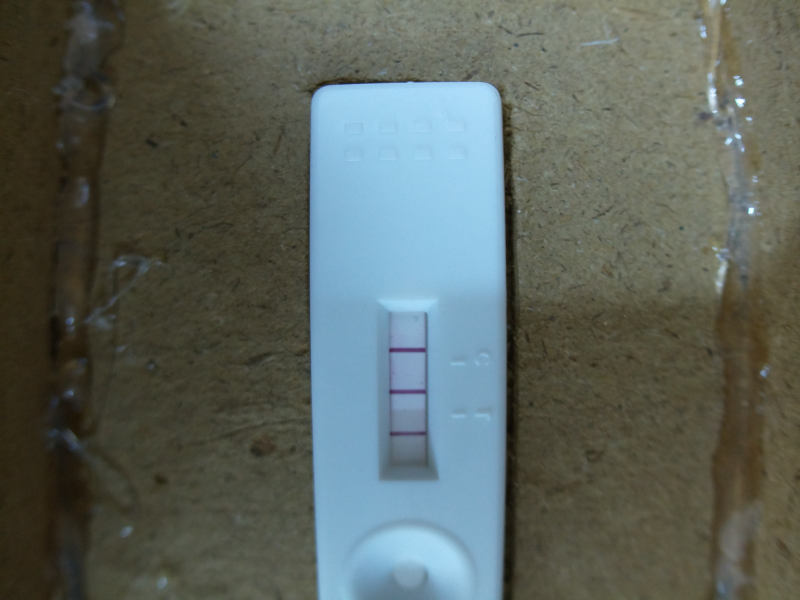
#> input picture image.png, 1600 x 1199 px (shown at 1/2 size)
$ python -i detect_strip.py   (imports and definitions only)
#> lines starting #> are read from the running program, lines starting #| are printed output that depends on the picture; after the words box and inside, x2 and y2 are one past the last pixel; in counts of white or black regions, pixels touching at a corner belong together
#> further down, picture is the input picture: shape (1199, 1600, 3); mean B, G, R 93, 99.3, 91
import cv2
import numpy as np


# -------------------------
# ORDER RECTANGLE POINTS
# -------------------------
# [15 lines left out: function order_points, not called in this run]


# -------------------------
# CROP STRIP
# -------------------------
def crop_strip(img):

    gray = cv2.cvtColor(img, cv2.COLOR_BGR2GRAY)
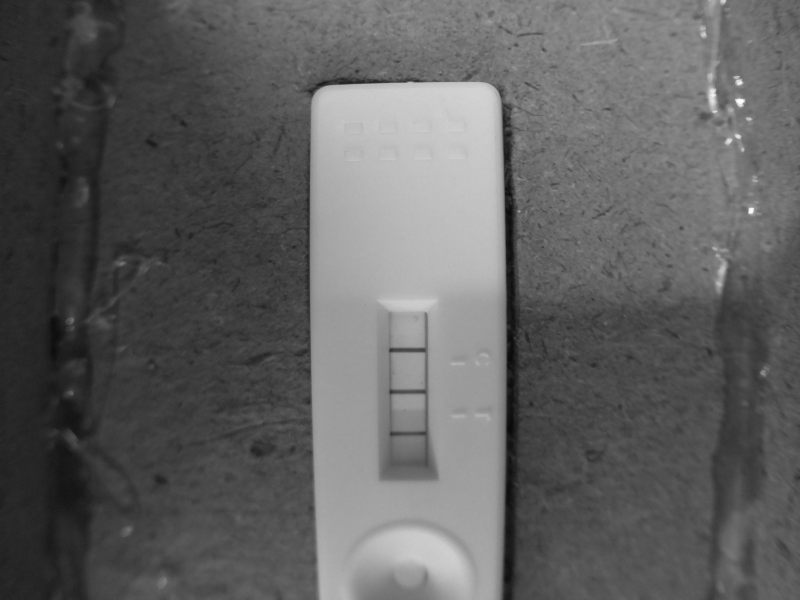
#> gray: shape (1199, 1600) (shown at 1/2 size); min 8, max 255, mean 96.1

    blur = cv2.GaussianBlur(gray, (5, 5), 0)

    thresh = cv2.adaptiveThreshold(
        blur,
        255,
        cv2.ADAPTIVE_THRESH_GAUSSIAN_C,
        cv2.THRESH_BINARY_INV,
        11,
        2
    )
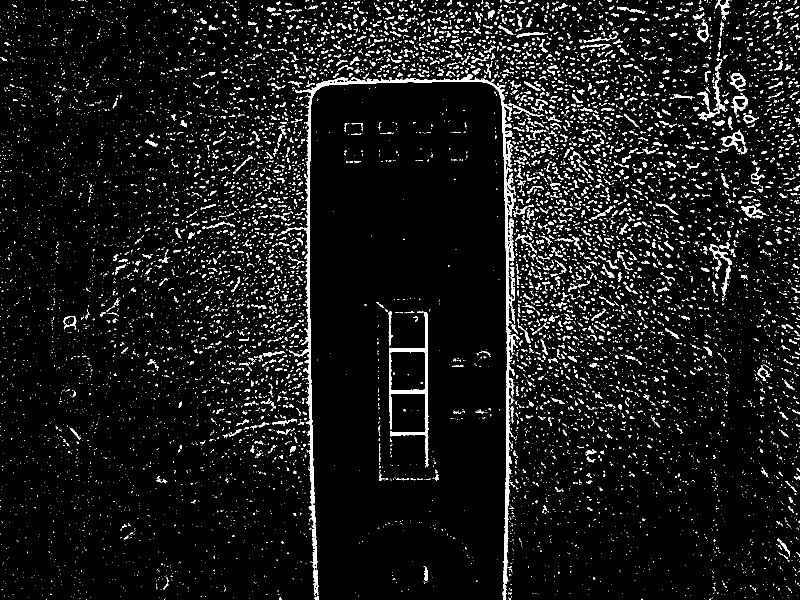
#> thresh: shape (1199, 1600) (shown at 1/2 size); 6.7% white; 10297 white regions (8768 under 20 px), largest, box (x1, y1, x2, y2) and area: (563, 147, 1039, 1199) 17569, (778, 624, 857, 935) 3809, (1441, 259, 1491, 299) 562

    kernel = np.ones((5, 5), np.uint8)

    thresh = cv2.morphologyEx(
        thresh,
        cv2.MORPH_CLOSE,
        kernel
    )
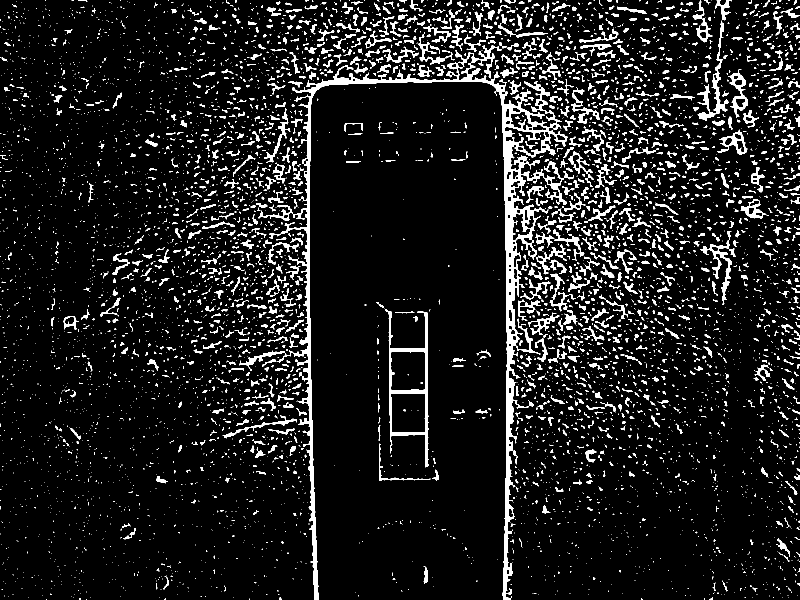
#> thresh: shape (1199, 1600) (shown at 1/2 size); 8.7% white; 6493 white regions (5080 under 20 px)

    contours, _ = cv2.findContours(
        thresh,
        cv2.RETR_EXTERNAL,
        cv2.CHAIN_APPROX_SIMPLE
    )
#> contours = 6479 contours, 5582 with area under 20; largest, box (x1, y1, x2, y2) and area: (478, 125, 1135, 1199) 38140, (770, 619, 857, 935) 14110, (1395, 41, 1458, 242) 1720, (1456, 139, 1496, 236) 1414, (1400, 462, 1463, 610) 1306

    best_rect = None
    max_area = 0

    for cnt in contours:

        area = cv2.contourArea(cnt)

        if area < 5000:
            continue

        peri = cv2.arcLength(cnt, True)

        approx = cv2.approxPolyDP(
            cnt,
            0.02 * peri,
            True
        )

        if len(approx) == 4:

            x, y, w, h = cv2.boundingRect(approx)

            aspect_ratio = w / float(h)

            if 2 < aspect_ratio < 8:

                if area > max_area:
                    max_area = area
                    best_rect = approx
#> this loop made 6479 passes
#> (cnt, area) on passes 1 to 3: ([[173, 1198]], 0), ([[93, 1198]], 0), ([[498, 1197], [498, 1198]], 0)
#> after the loop, max_area = 0

    if best_rect is None:
        return img

    pts = best_rect.reshape(4, 2)

    rect = order_points(pts)

    (tl, tr, br, bl) = rect

    widthA = np.linalg.norm(br - bl)
    widthB = np.linalg.norm(tr - tl)

    maxWidth = max(int(widthA), int(widthB))

    heightA = np.linalg.norm(tr - br)
    heightB = np.linalg.norm(tl - bl)

    maxHeight = max(int(heightA), int(heightB))

    dst = np.array([
        [0, 0],
        [maxWidth - 1, 0],
        [maxWidth - 1, maxHeight - 1],
        [0, maxHeight - 1]
    ], dtype="float32")

    M = cv2.getPerspectiveTransform(rect, dst)

    warped = cv2.warpPerspective(
        img,
        M,
        (maxWidth, maxHeight)
    )

    return warped


# -------------------------
# DETECT LINES (Improved)
# -------------------------
# [104 lines left out: functions detect_lines, process_image, not called in this run]

>>> import cv2
>>> picture = cv2.imread('image.png')
>>> result = crop_strip(picture)
